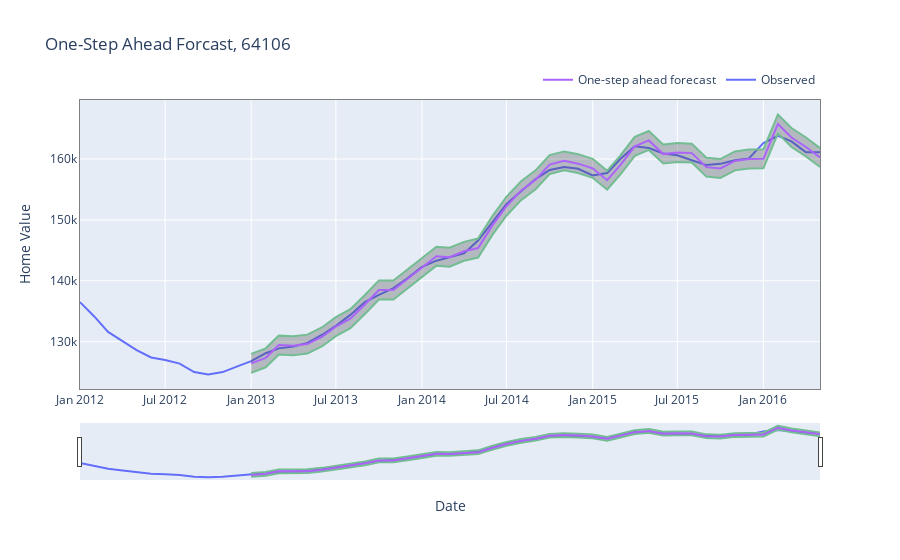

Source (notebook cell):
### Markdown cell above
#### One-Step Ahead Forecast (dynamic=False)

### Code cell
output_b = one_step_fc_arima(df_train, arima_param_b, zc_1, pred_start_date=pred_sd_b)
out_list_b.append(output_b)
